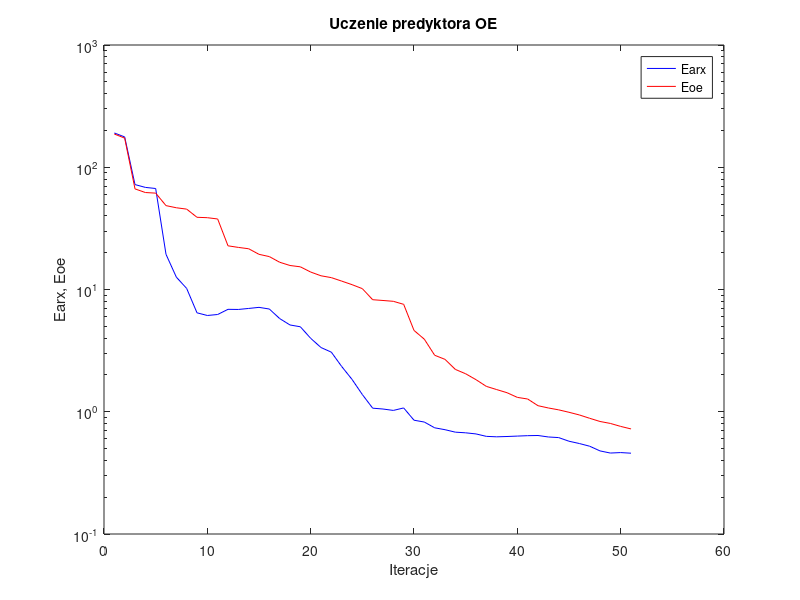
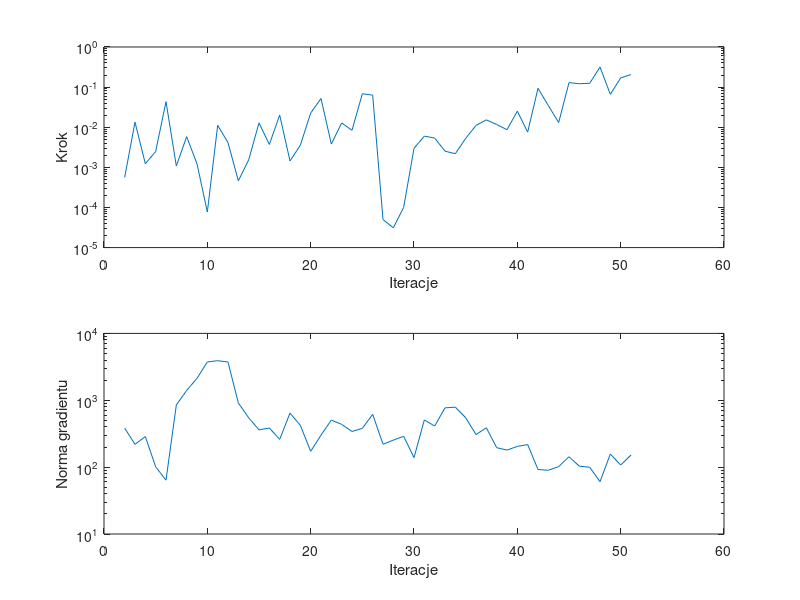

The MATLAB script that drew these images, in order:
%uczenie predyktora oe
clear all;
n=0; farx(n+1)=1.906940e+002; foe(n+1)=1.869024e+002; wspucz(n+1)=0.000000e+000; ng(n+1)=0.000000e+000;
%odnowa zmiennej metryki
n=1; farx(n+1)=1.770557e+002; foe(n+1)=1.731429e+002; krok(n+1)=5.623096e-004; ng(n+1)=3.835719e+002;
n=2; farx(n+1)=7.215859e+001; foe(n+1)=6.653998e+001; krok(n+1)=1.339882e-002; ng(n+1)=2.191041e+002;
n=3; farx(n+1)=6.843890e+001; foe(n+1)=6.213427e+001; krok(n+1)=1.229105e-003; ng(n+1)=2.866092e+002;
n=4; farx(n+1)=6.701174e+001; foe(n+1)=6.142511e+001; krok(n+1)=2.484942e-003; ng(n+1)=1.010310e+002;
n=5; farx(n+1)=1.940477e+001; foe(n+1)=4.854295e+001; krok(n+1)=4.346837e-002; ng(n+1)=6.392846e+001;
n=6; farx(n+1)=1.262582e+001; foe(n+1)=4.662875e+001; krok(n+1)=1.081070e-003; ng(n+1)=8.497721e+002;
n=7; farx(n+1)=1.020103e+001; foe(n+1)=4.544494e+001; krok(n+1)=5.828795e-003; ng(n+1)=1.404008e+003;
n=8; farx(n+1)=6.446271e+000; foe(n+1)=3.896524e+001; krok(n+1)=1.223144e-003; ng(n+1)=2.127608e+003;
n=9; farx(n+1)=6.129909e+000; foe(n+1)=3.867488e+001; krok(n+1)=7.697632e-005; ng(n+1)=3.741811e+003;
n=10; farx(n+1)=6.245208e+000; foe(n+1)=3.774917e+001; krok(n+1)=1.111520e-002; ng(n+1)=3.904902e+003;
n=11; farx(n+1)=6.883835e+000; foe(n+1)=2.277099e+001; krok(n+1)=4.153710e-003; ng(n+1)=3.730973e+003;
n=12; farx(n+1)=6.867162e+000; foe(n+1)=2.209904e+001; krok(n+1)=4.616173e-004; ng(n+1)=9.125517e+002;
n=13; farx(n+1)=6.999565e+000; foe(n+1)=2.154669e+001; krok(n+1)=1.532691e-003; ng(n+1)=5.467918e+002;
n=14; farx(n+1)=7.144198e+000; foe(n+1)=1.939606e+001; krok(n+1)=1.281894e-002; ng(n+1)=3.606151e+002;
n=15; farx(n+1)=6.923765e+000; foe(n+1)=1.858655e+001; krok(n+1)=3.715831e-003; ng(n+1)=3.850298e+002;
n=16; farx(n+1)=5.784675e+000; foe(n+1)=1.670953e+001; krok(n+1)=2.014462e-002; ng(n+1)=2.598114e+002;
n=17; farx(n+1)=5.127056e+000; foe(n+1)=1.571753e+001; krok(n+1)=1.442683e-003; ng(n+1)=6.417969e+002;
n=18; farx(n+1)=4.956499e+000; foe(n+1)=1.533232e+001; krok(n+1)=3.544455e-003; ng(n+1)=4.214272e+002;
n=19; farx(n+1)=3.988741e+000; foe(n+1)=1.389384e+001; krok(n+1)=2.252562e-002; ng(n+1)=1.725351e+002;
n=20; farx(n+1)=3.351998e+000; foe(n+1)=1.294856e+001; krok(n+1)=5.205007e-002; ng(n+1)=3.003626e+002;
n=21; farx(n+1)=3.072403e+000; foe(n+1)=1.250641e+001; krok(n+1)=3.804775e-003; ng(n+1)=5.055876e+002;
n=22; farx(n+1)=2.346589e+000; foe(n+1)=1.171574e+001; krok(n+1)=1.276026e-002; ng(n+1)=4.358715e+002;
n=23; farx(n+1)=1.840495e+000; foe(n+1)=1.095816e+001; krok(n+1)=8.375056e-003; ng(n+1)=3.414428e+002;
n=24; farx(n+1)=1.383304e+000; foe(n+1)=1.016257e+001; krok(n+1)=6.823373e-002; ng(n+1)=3.798663e+002;
n=25; farx(n+1)=1.069737e+000; foe(n+1)=8.250923e+000; krok(n+1)=6.306675e-002; ng(n+1)=6.166178e+002;
%odnowa zmiennej metryki
n=26; farx(n+1)=1.052859e+000; foe(n+1)=8.131739e+000; krok(n+1)=4.984478e-005; ng(n+1)=2.201805e+002;
n=27; farx(n+1)=1.025412e+000; foe(n+1)=8.005610e+000; krok(n+1)=3.117191e-005; ng(n+1)=2.535399e+002;
n=28; farx(n+1)=1.074594e+000; foe(n+1)=7.563322e+000; krok(n+1)=1.003543e-004; ng(n+1)=2.890283e+002;
n=29; farx(n+1)=8.527928e-001; foe(n+1)=4.627144e+000; krok(n+1)=2.983603e-003; ng(n+1)=1.386927e+002;
n=30; farx(n+1)=8.237225e-001; foe(n+1)=3.921638e+000; krok(n+1)=5.997467e-003; ng(n+1)=5.077847e+002;
n=31; farx(n+1)=7.390449e-001; foe(n+1)=2.898329e+000; krok(n+1)=5.368339e-003; ng(n+1)=4.113329e+002;
n=32; farx(n+1)=7.132327e-001; foe(n+1)=2.682788e+000; krok(n+1)=2.530456e-003; ng(n+1)=7.696062e+002;
n=33; farx(n+1)=6.809432e-001; foe(n+1)=2.220084e+000; krok(n+1)=2.187783e-003; ng(n+1)=7.888503e+002;
n=34; farx(n+1)=6.725795e-001; foe(n+1)=2.044821e+000; krok(n+1)=5.269205e-003; ng(n+1)=5.485043e+002;
n=35; farx(n+1)=6.585597e-001; foe(n+1)=1.829879e+000; krok(n+1)=1.109636e-002; ng(n+1)=3.070376e+002;
n=36; farx(n+1)=6.290602e-001; foe(n+1)=1.612793e+000; krok(n+1)=1.526430e-002; ng(n+1)=3.874240e+002;
n=37; farx(n+1)=6.237274e-001; foe(n+1)=1.518599e+000; krok(n+1)=1.168746e-002; ng(n+1)=1.954923e+002;
n=38; farx(n+1)=6.273928e-001; foe(n+1)=1.431622e+000; krok(n+1)=8.669283e-003; ng(n+1)=1.798332e+002;
n=39; farx(n+1)=6.323536e-001; foe(n+1)=1.310893e+000; krok(n+1)=2.517497e-002; ng(n+1)=2.043567e+002;
n=40; farx(n+1)=6.372884e-001; foe(n+1)=1.271298e+000; krok(n+1)=7.557177e-003; ng(n+1)=2.173165e+002;
n=41; farx(n+1)=6.394486e-001; foe(n+1)=1.120830e+000; krok(n+1)=9.327289e-002; ng(n+1)=9.221349e+001;
n=42; farx(n+1)=6.219023e-001; foe(n+1)=1.073929e+000; krok(n+1)=3.469665e-002; ng(n+1)=8.976579e+001;
n=43; farx(n+1)=6.146571e-001; foe(n+1)=1.036506e+000; krok(n+1)=1.308616e-002; ng(n+1)=1.017994e+002;
n=44; farx(n+1)=5.739454e-001; foe(n+1)=9.900437e-001; krok(n+1)=1.293628e-001; ng(n+1)=1.431021e+002;
n=45; farx(n+1)=5.497653e-001; foe(n+1)=9.416376e-001; krok(n+1)=1.215719e-001; ng(n+1)=1.032378e+002;
n=46; farx(n+1)=5.224600e-001; foe(n+1)=8.842132e-001; krok(n+1)=1.242215e-001; ng(n+1)=9.981195e+001;
n=47; farx(n+1)=4.783688e-001; foe(n+1)=8.326194e-001; krok(n+1)=3.155149e-001; ng(n+1)=6.055432e+001;
n=48; farx(n+1)=4.594564e-001; foe(n+1)=8.025953e-001; krok(n+1)=6.602029e-002; ng(n+1)=1.570562e+002;
n=49; farx(n+1)=4.635074e-001; foe(n+1)=7.588729e-001; krok(n+1)=1.697026e-001; ng(n+1)=1.075445e+002;
n=50; farx(n+1)=4.580978e-001; foe(n+1)=7.235586e-001; krok(n+1)=2.056099e-001; ng(n+1)=1.515908e+002;

figure; semilogy(farx,'b'); hold on; semilogy(foe,'r'); xlabel('Iteracje'); ylabel('Earx, Eoe'); legend('Earx','Eoe'); title('Uczenie predyktora OE');
figure; subplot(2,1,1); semilogy(krok); xlabel('Iteracje'); ylabel('Krok');
subplot(2,1,2); semilogy(ng); xlabel('Iteracje'); ylabel('Norma gradientu');
Earx=farx(n+1)
Eoe=foe(n+1)
